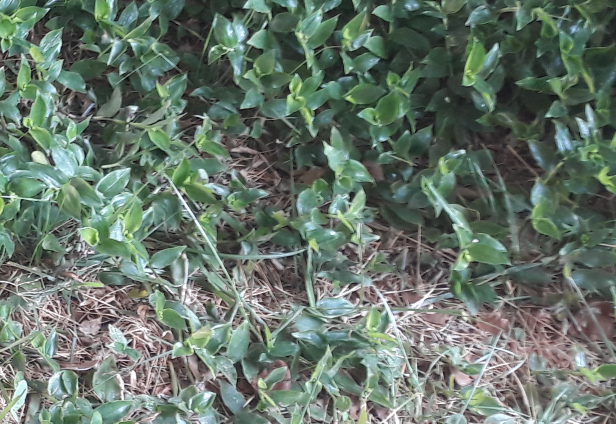
%> input picture Proyecto 1/images/patio_casa.png, 1232 x 847 px (shown at 1/2 size)
$ octave color_detector.m   (GNU Octave 9; MATLAB toolbox functions it lacks are replaced by stand-ins)
%> lines starting %> are read from the running program, lines starting %| are printed output that depends on the picture; long printed decimals are rounded
clear
imageRGB = imread("patio_casa.png");
%> imageRGB is the input picture: size 847x1232x3 uint8; mean R, G, B 103.1, 117.8, 106.7

% Paso la imagen a HSV y descompongo la matriz
imageHSV = rgb2hsv(imageRGB);
%> imageHSV: size 847x1232x3 double; mean H, S, V 0.394, 0.178, 0.471
imageHUE = round(imageHSV(:,:,1)*360);
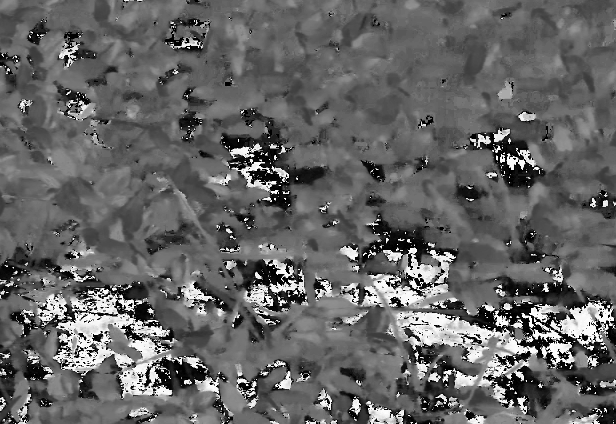
%> imageHUE: size 847x1232 double (shown at 1/2 size); min 0, max 359, mean 141.9; drawn with min black and max white
imageSAT = imageHSV(:,:,2);
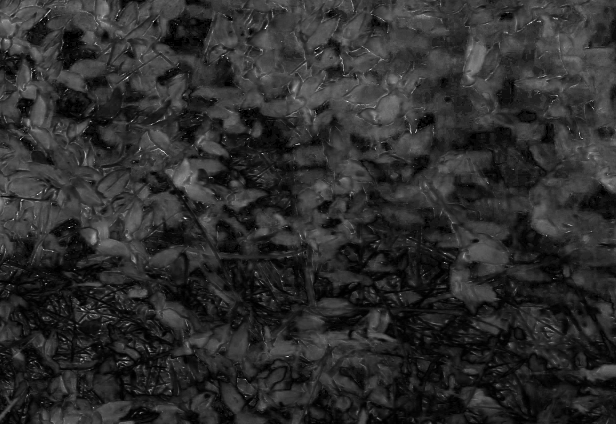
%> imageSAT: size 847x1232 double (shown at 1/2 size); min 0, max 1, mean 0.178
imageVAL = imageHSV(:,:,3);
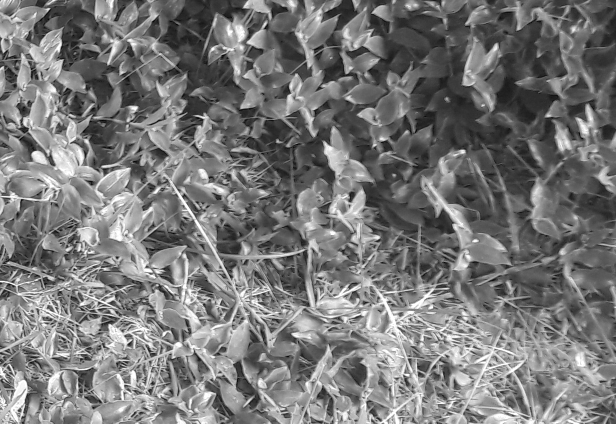
%> imageVAL: size 847x1232 double (shown at 1/2 size); min 0, max 1, mean 0.471
imageOUT = imageHSV;

% Tama駉 en pixels de la imagen
imageTAM=size(imageRGB);
%> imageTAM = [847 1232 3]
rows = imageTAM(1);
%> rows = 847
cols = imageTAM(2);
%> cols = 1232
cantPixels=rows.*cols;
%> cantPixels = 1043504

verdeVivo=0;
verdeSeco=0;
tierra=0;
pverdeVivo=0;
pverdeSeco=0;
pTierra=0;
fuera=0;

for i=1:rows
  for j=1:cols
    if( (imageHUE(i,j)>50) && (imageHUE(i,j)<169) && (imageSAT(i,j)>0.15) && (imageVAL(i,j)>0.15) ) %detecto verdes
      % si es verde lo mapeo a rojo
      imageOUT(i,j,1)=0;
      imageOUT(i,j,2)=1.0;
      verdeVivo = verdeVivo+1;
    else if( (imageHUE(i,j)>=14) && (imageHUE(i,j)<50) && (imageVAL(i,j)>0.5)) % detecto amarillos
      % si es amarillos lo mapeo a verde
      imageOUT(i,j,1) = 0.33;
      imageOUT(i,j,2) = 1.0;
      verdeSeco = verdeSeco + 1;
      else if( ((imageHUE(i,j)>290) || (imageHUE(i,j)<50))  && (imageVAL(i,j)<0.95) && (imageVAL(i,j)>0.09) ) % detecto marrones
        % si es marron lo mapeo a azul
        imageOUT(i,j,1) = 0.66;
        imageOUT(i,j,2) = 1.0;
        tierra = tierra + 1;
      else % si no entra en ningun rango lo mapeo a negro
        imageOUT(i,j,1) = 0;
        imageOUT(i,j,2) = 0;
        fuera = fuera + 1;
      endif
    endif
    endif
  endfor
endfor
%> imageOUT: size 847x1232x3 double; mean H, S, V 0.127, 0.667, 0.471
%> after the loop, fuera = 346999; tierra = 194453; verdeSeco = 13340; verdeVivo = 488712

imageOUT_2= hsv2rgb(imageOUT);
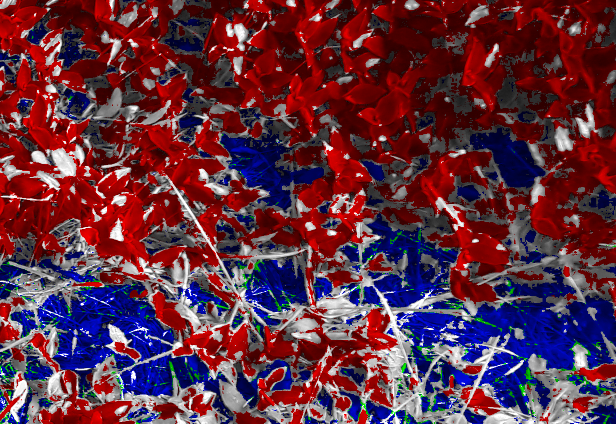
%> imageOUT_2: size 847x1232x3 double (shown at 1/2 size); mean R, G, B 0.382, 0.181, 0.251
imshow(imageOUT_2);

pverdeVivo = verdeVivo/cantPixels;
%> pverdeVivo = 0.468
pverdeSeco = verdeSeco/cantPixels;
%> pverdeSeco = 0.0128
pTierra = tierra/cantPixels;
%> pTierra = 0.186
pFuera = fuera/cantPixels;
%> pFuera = 0.333

disp("Porcentaje Verde Vivo: "), disp(pverdeVivo);
%| 0.4683
disp("Porcentaje Verde Seco: "), disp(pverdeSeco);
%| 0.01278
disp("Porcentaje Tierra: "),     disp(pTierra);
%| 0.1863
disp("Porcentaje Fuera: "),     disp(pFuera);
%| 0.3325
